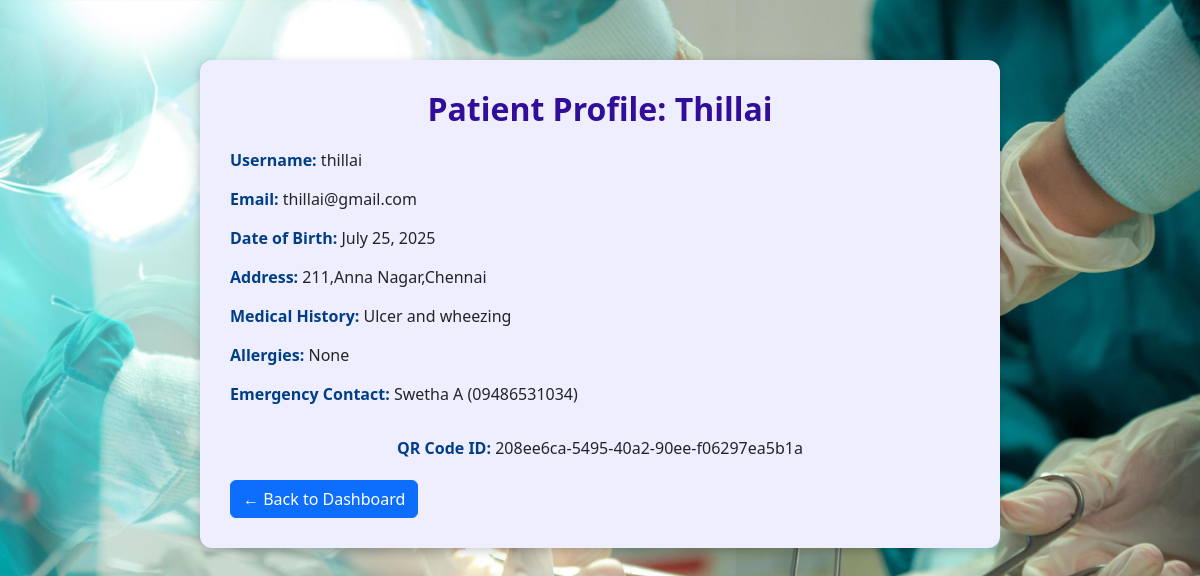
/doctor/view-patient/8/ (signed in), run on the app's committed database.
### patients/models.py (models this page shows, shortened)
class Patient(models.Model):
    user = models.OneToOneField(User, on_delete=models.CASCADE)
    full_name = models.CharField(max_length=100)
    address = models.TextField()
    dob = models.DateField()
    medical_history = models.TextField(blank=True)
    allergies = models.TextField(blank=True)
    emergency_contact_name = models.CharField(max_length=100, default='', blank=True)
    emergency_contact_number = models.CharField(max_length=15, default='', blank=True)
    qr_code = models.CharField(max_length=255, unique=True)

### user/models.py (models this page shows, shortened)
class CustomUser(AbstractUser):
    email = models.EmailField(unique=True)
    is_active = models.BooleanField(default=True)
    ROLE_CHOICES = [
        ('superadmin', 'Super Admin'),
        ('receptionist', 'Receptionist'),
        ('doctor', 'Doctor'),
        ('labtech', 'Lab Technician'),
        ('pharmacist', 'Pharmacist'),
        ('patient', 'Patient'),
    ]
    role = models.CharField(max_length=20, choices=ROLE_CHOICES, default='patient')

### doctor/views.py (the view)
# urls.py: path('view-patient/<int:pk>/', views.view_patient_details, name='view_patient_details'),
@login_required
def view_patient_details(request, pk):
    user = get_object_or_404(User, pk=pk)
    patient = get_object_or_404(Patient, user=user)
    appointments = Appointment.objects.filter(patient=user).order_by('date', 'scheduled_time')
    context = {
        'patient': patient,
        'appointments': appointments
    }
    return render(request, 'view_patient.html', context)

### templates/view_patient.html (shortened to what this page needs)
{% load static %}
<!DOCTYPE html>
<html lang="en">
<head>
  <link href="https://cdn.jsdelivr.net/npm/bootstrap@5.3.0/dist/css/bootstrap.min.css" rel="stylesheet" />
</head>
<body>
  <div class="container-box">
    <h2>Patient Profile: {{ patient.full_name }}</h2>
    <div class="info-value">
      <span class="info-label">Username:</span> {{ patient.user.username }}
    </div>
    <div class="info-value">
      <span class="info-label">Email:</span> {{ patient.user.email }}
    </div>
    <div class="info-value">
      <span class="info-label">Date of Birth:</span> {{ patient.dob }}
    </div>
    <div class="info-value">
      <span class="info-label">Address:</span> {{ patient.address }}
    </div>
    <div class="info-value">
      <span class="info-label">Medical History:</span> {{ patient.medical_history|default:"N/A" }}
    </div>
    <div class="info-value">
      <span class="info-label">Allergies:</span> {{ patient.allergies|default:"None" }}
    </div>
    <div class="info-value">
      <span class="info-label">Emergency Contact:</span> {{ patient.emergency_contact_name }} ({{ patient.emergency_contact_number }})
    </div>
    <div class="qr-section">
      <span class="info-label">QR Code ID:</span> {{ patient.qr_code }}
    </div>
    <a href="{% url 'doctor_dashboard' %}" class="btn btn-primary btn-back">← Back to Dashboard</a>
  </div>
</body>
</html>

### data on the page
Patient: full_name "Thillai", user.username "thillai", user.email "thillai@gmail.com", dob "July 25, 2025", address "211,Anna Nagar,Chennai", medical_history "Ulcer and wheezing", allergies "None", emergency_contact_name "Swetha A", emergency_contact_number "09486531034", qr_code "208ee6ca-5495-40a2-90ee-f06297ea5b1a"
